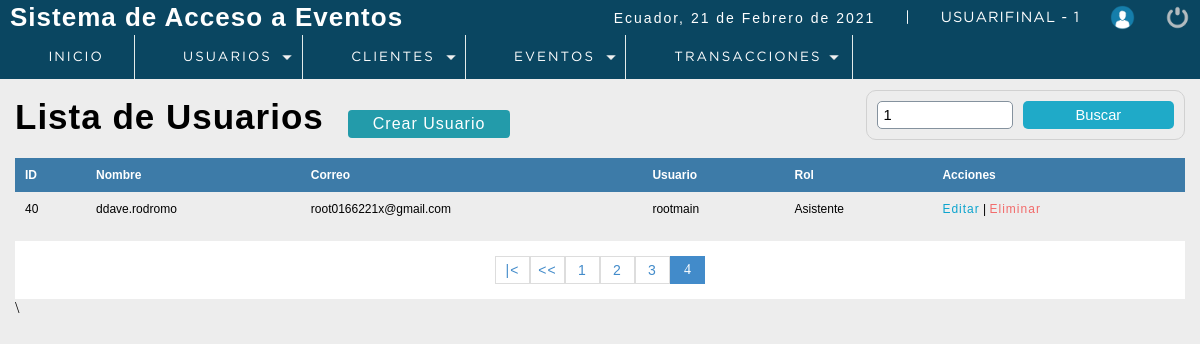
/P_seminarios/sistema/buscar_usuario.php?pagina=4&busqueda=1 (signed in), run on an earlier commit of the app's database.
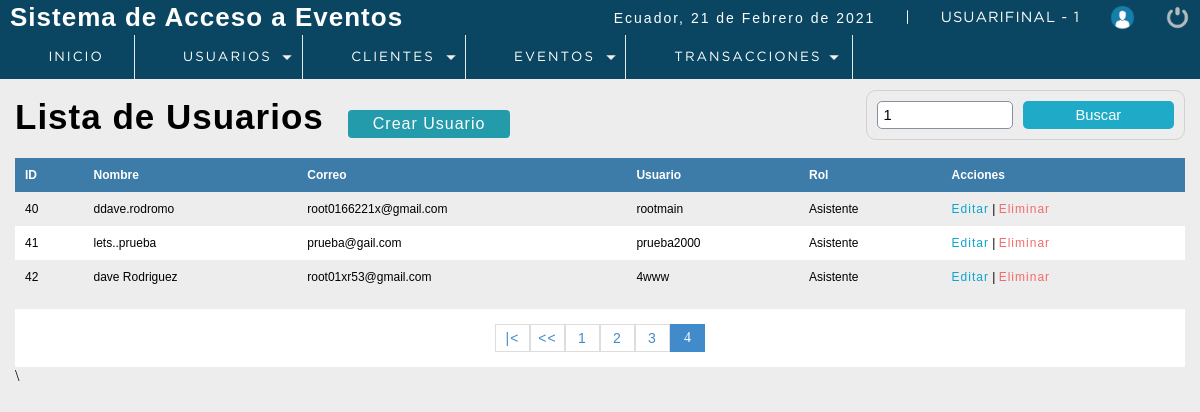
And on a later commit of the database.
### tables this page shows
CREATE TABLE `usuario` (
  `idusuario` int(11) NOT NULL,
  `nombre` varchar(50) DEFAULT NULL,
  `correo` varchar(100) DEFAULT NULL,
  `usuario` varchar(15) DEFAULT NULL,
  `clave` varchar(100) DEFAULT NULL,
  `rol` int(11) DEFAULT NULL,
  `Status` int(11) NOT NULL DEFAULT 1,
  `cod_cliente` int(11) DEFAULT 0
);

CREATE TABLE `rol` (
  `idrol` int(11) NOT NULL,
  `rol` varchar(20) DEFAULT NULL
);

### P_seminarios/sistema/buscar_usuario.php (the view, shortened to what the changed rows need)
<?php
 include "../conection.php";
?>
<!DOCTYPE html>
<html lang="en">
<head>
	<?php include "includes/scripts.php"?>
</head>
<body>
 <?php include "includes/header.php"?>
	<section id="container">
    <?php
        $busqueda = strtolower($_REQUEST['busqueda']) ;
    ?>
		<h1>Lista de Usuarios</h1>
        <table>
            <tr>
                <th>ID</th>
                <th>Nombre</th>
                <th>Correo</th>
                <th>Usuario</th>
                <th>Rol</th>
                <th>Acciones</th>
            </tr>
            <?php
            $rol ='';
           $sql_registre = mysqli_query($conection,"SELECT COUNT(*) AS total_registro   FROM usuario
                                                                                        WHERE
                                                                                        (
                                                                                        idusuario LIKE '%$busqueda%' OR
                                                                                        nombre	  LIKE '%$busqueda%' OR
                                                                                        correo	  LIKE '%$busqueda%' OR
                                                                                        usuario	  LIKE '%$busqueda%'
                                                                                        $rol
                                                                                        )
                                                                                        AND
                                                                                        Status =1");
           $result_registre = mysqli_fetch_array($sql_registre);
           $total_resgistros = $result_registre['total_registro'];
           $por_pagina = 4;
           if (empty($_GET['pagina'])) {
               $pagina =1;
           }
           else {
               $pagina = $_GET['pagina'];
           }
           $desde = ($pagina - 1) * $por_pagina;
           $total_paginas = ceil($total_resgistros / $por_pagina);
           $query = mysqli_query($conection,"SELECT u.Idusuario, u.nombre, u.correo, u.usuario, r.rol FROM usuario u
                                                                                                      INNER JOIN rol r
                                                                                                      ON u.rol = r.idrol
                                                                                                      WHERE
                                                                                                        (
                                                                                                            u.idusuario   LIKE '%$busqueda%' OR
                                                                                                            u.nombre	  LIKE '%$busqueda%' OR
                                                                                                            u.correo	  LIKE '%$busqueda%' OR
                                                                                                            u.usuario	  LIKE '%$busqueda%' OR
                                                                                                            r.rol         LIKE '%$busqueda%'
                                                                                                        )
                                                                                                      AND
                                                                                                      Status = 1
                                                                                                      ORDER BY idusuario ASC LIMIT $desde, $por_pagina");
           $result = mysqli_num_rows($query);
           if ($result > 0) {
               while ($data = mysqli_fetch_array($query)) {
           ?>
            <tr>
                <td><?php echo $data["Idusuario"];?></td>
                <td><?php echo $data["nombre"];?></td>
                <td><?php echo $data["correo"];?></td>
                <td><?php echo $data["usuario"];?></td>
                <td><?php echo $data["rol"];?></td>
                <td>
                    <a class="link_edit" href="editar_usuario.php?id=<?php echo $data["Idusuario"];?>">Editar</a>
                    |
                    <?php
                        if ($data["Idusuario"] !=1) {
                    ?>
                    <a class="link_delete" href="eliminar_usuario.php?id=<?php echo $data["Idusuario"];?>">Eliminar</a>
                    <?php
                        }
                    ?>
                </td>
            </tr>
                <?php
               }
           }
            ?>
        </table>
        <?php
                    if ($total_resgistros != 0)
                    {
                ?>
                <div class="paginador">
                    <ul>
                        <?php
                            if ($pagina != 1) {
                            ?>
                            <li><a href="?pagina=<?php echo 1;?>&busqueda=<?php echo $busqueda; ?>">|<</a></li>
                            <li><a href="?pagina=<?php echo $pagina-1;?>&busqueda=<?php echo $busqueda; ?>"><<</a></li>
                            <?php
                            }
                        ?>
                    <?php
                    for ($i=1; $i <= $total_paginas; $i++) {
                        if ($i == $pagina) {
                            echo '<li class="pageSelected">'.$i.'</li>';
                        }
                        else {
                            echo '<li><a href="?pagina='.$i.'&busqueda='.$busqueda.'">'.$i.'</a></li>';
                        }
                    }
                    ?>
                    </ul>
                </div>\
                <?php
                    }
                ?>
	</section>
</body>
</html>

What changed in the data, as far as the page shows it:
added usuario: idusuario "41", nombre "lets..prueba", correo "prueba@gail.com", usuario "prueba2000", rol.rol "Asistente"
added usuario: idusuario "42", nombre "dave Rodriguez", correo "root01xr53@gmail.com", usuario "4www", rol.rol "Asistente"
